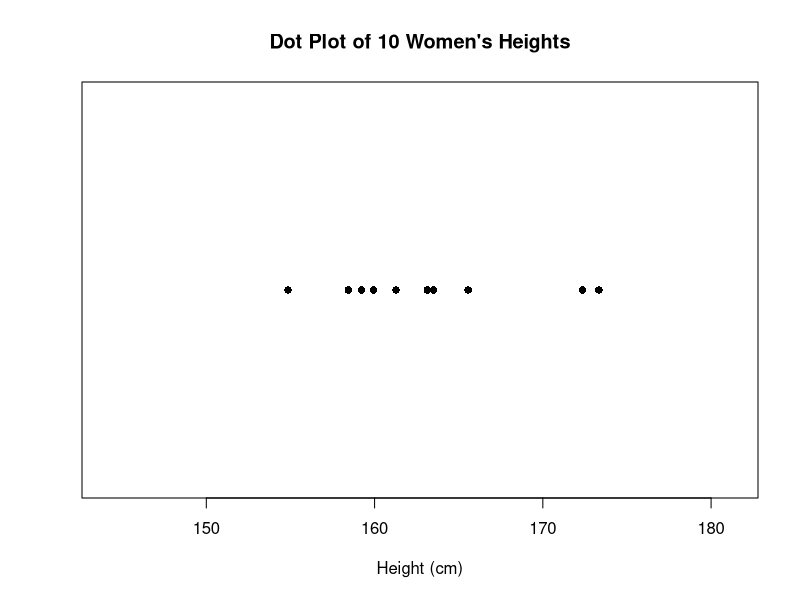
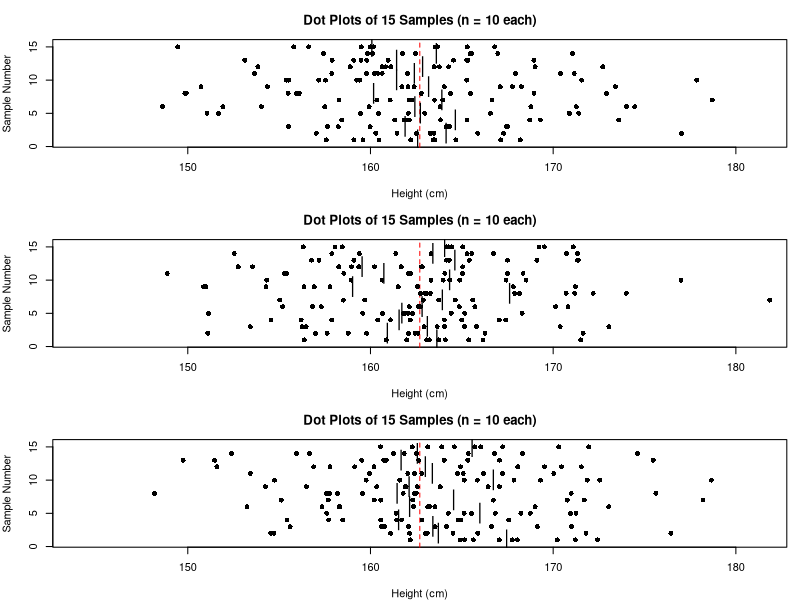
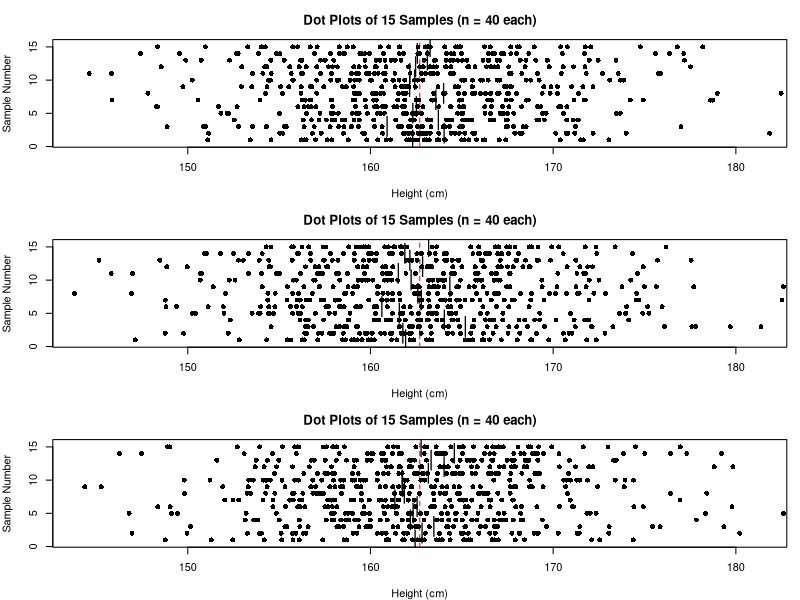
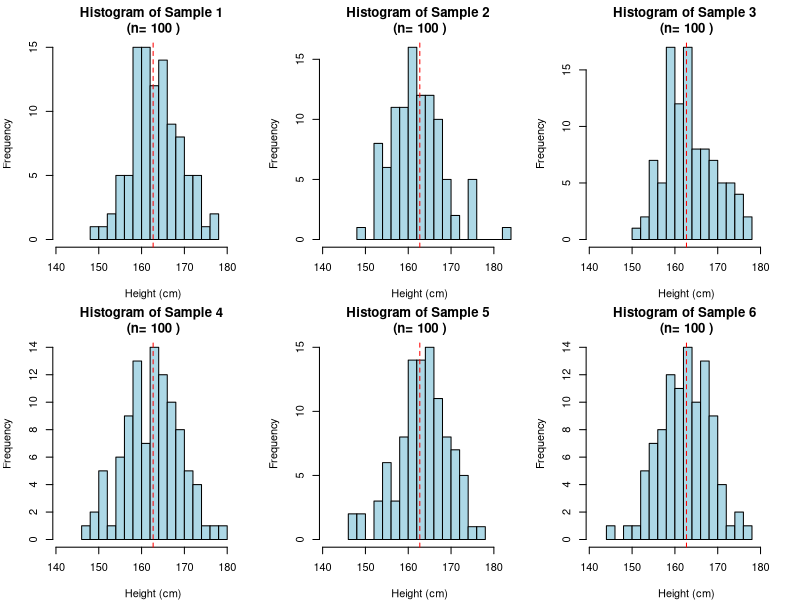
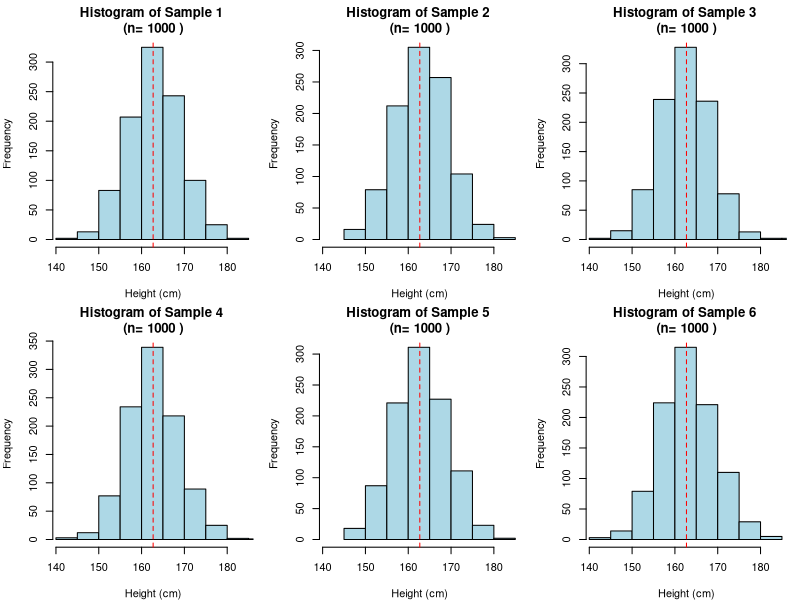

Write R code to recreate these figures, in order.
## ---- chunk 1
# Under the given assumptions, Xi follows a binomial distribution
# We'll define this for later use
car_idle_distribution <- "Binomial(n = 60, p)"
cat("Distribution of Xi:", car_idle_distribution, "\n")
## ---- chunk 2
# For a binomial distribution with parameters n and p
# E(X) = np
# sd(X) = sqrt(np(1-p))

cat("E(Xi) = 60p\n")
cat("sd(Xi) = sqrt(60p(1-p))\n")
## ---- chunk 3
# Calculate the expected value of Y
E_Y <- "4 × 17 × 60p = 4080p"
cat("E(Y) =", E_Y, "\n")
## ---- chunk 4
# For Y = 4 * sum(Xi), where Xi are independent
# sd(Y) = 4 * sqrt(sum(Var(Xi)))
# sd(Y) = 4 * sqrt(17 * 60p(1-p))

sd_Y <- "4 × sqrt(17 × 60p(1-p)) = 127.75 × sqrt(p(1-p))"
cat("sd(Y) =", sd_Y, "\n")
## ---- chunk 5
# Total car-days in the year: 17 × 240 = 4080
# Estimated idle car-days: 824
# Estimated p = 824/(17×240)

p_hat <- 824/(17*240)
cat("Estimated p =", p_hat, "\n")
## ---- chunk 6
# Using the formula from part (d) with our estimate of p
p <- p_hat
sd_Y_estimated <- 127.75 * sqrt(p*(1-p))
cat("Estimated sd(Y) =", sd_Y_estimated, "\n")
## ---- chunk 7
# Let U be the number of cars idle on a given day
# U ~ Binomial(n = 17, p = 0.202)

# Probability that at least 1 car is idle
prob_at_least_1 <- 1 - dbinom(0, 17, p)
cat("Probability at least 1 car is idle:", prob_at_least_1, "\n")

# Probability that at least 2 cars are idle
prob_at_least_2 <- 1 - pbinom(1, 17, p)
cat("Probability at least 2 cars are idle:", prob_at_least_2, "\n")
## ---- chunk 8
# Set a seed for reproducibility
set.seed(123)

# Generate 10 random heights
mu <- 162.7
sigma <- 6.2
n <- 10

heights_10 <- rnorm(n, mean = mu, sd = sigma)
heights_10

# Create a dot plot
plot(heights_10, rep(1, n), 
     pch = 16,
     xlim = c(mu - 3*sigma, mu + 3*sigma),
     ylim = c(0.5, 1.5),
     xlab = "Height (cm)", 
     ylab = "",
     yaxt = "n",
     main = "Dot Plot of 10 Women's Heights")
## ---- chunk 9
# Function to generate and plot multiple samples
generate_sample_plots <- function(n_samples, sample_size, mu, sigma) {
  # Create a plot area
  plot(0, 0, type = "n", 
       xlim = c(mu - 3*sigma, mu + 3*sigma),
       ylim = c(0.5, n_samples + 0.5),
       xlab = "Height (cm)", 
       ylab = "Sample Number",
       main = paste("Dot Plots of", n_samples, "Samples (n =", sample_size, "each)"))
  
  # Add a vertical line at the population mean
  abline(v = mu, lty = 2, col = "red")
  
  # Generate and plot each sample
  for (i in 1:n_samples) {
    sample_heights <- rnorm(sample_size, mean = mu, sd = sigma)
    points(sample_heights, rep(i, sample_size), pch = 16)
    
    # Add a small vertical bar to indicate the sample mean
    points(mean(sample_heights), i, pch = "|", cex = 2)
  }
}

# Generate three sets of plots
par(mfrow = c(3, 1), mar = c(4, 4, 3, 1))
for (j in 1:3) {
  set.seed(j * 100)  # Different seed for each panel
  generate_sample_plots(15, 10, mu, sigma)
}
## ---- chunk 10
# Generate three panels of 15 samples with n=40 each
par(mfrow = c(3, 1), mar = c(4, 4, 3, 1))
for (j in 1:3) {
  set.seed(j * 200)  # Different seed for each panel
  generate_sample_plots(15, 40, mu, sigma)
}
## ---- chunk 11
# Function to generate histogram for a sample
generate_histograms <- function(n_samples, sample_size, mu, sigma) {
  # Set up a grid of plots
  par(mfrow = c(2, 3), mar = c(4, 4, 3, 1))
  
  # Common x-axis limits for comparison
  x_lim <- c(mu - 3.5*sigma, mu + 3.5*sigma)
  
  # Generate and plot histograms for each sample
  for (i in 1:n_samples) {
    sample_heights <- rnorm(sample_size, mean = mu, sd = sigma)
    hist(sample_heights, 
         breaks = 12,
         xlim = x_lim,
         main = paste("Histogram of Sample", i, "\n(n=", sample_size, ")"),
         xlab = "Height (cm)",
         col = "lightblue")
    abline(v = mu, col = "red", lty = 2)
  }
}

# Generate histograms for 6 samples of size 100
set.seed(123)
generate_histograms(6, 100, mu, sigma)
## ---- chunk 12
# Generate histograms for 6 samples of size 1000
set.seed(456)
generate_histograms(6, 1000, mu, sigma)
